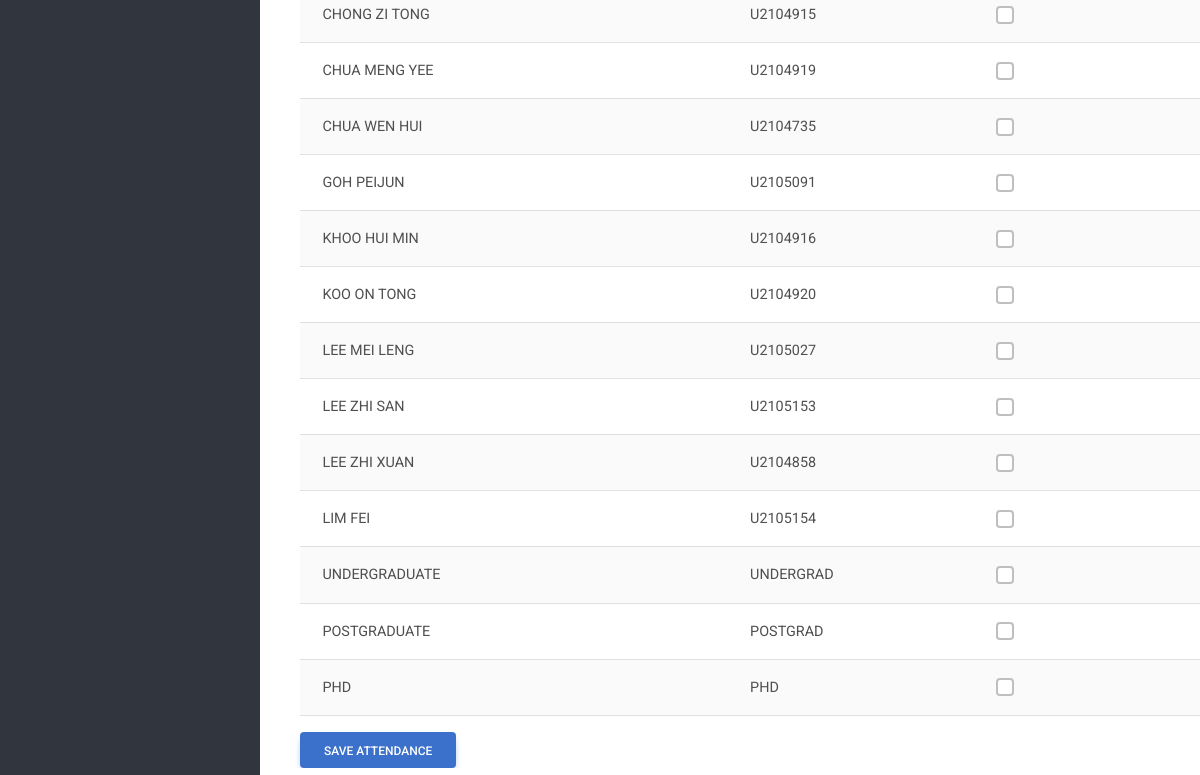
Page /event/admin-attendance/289 (lower part) on the earlier database version.
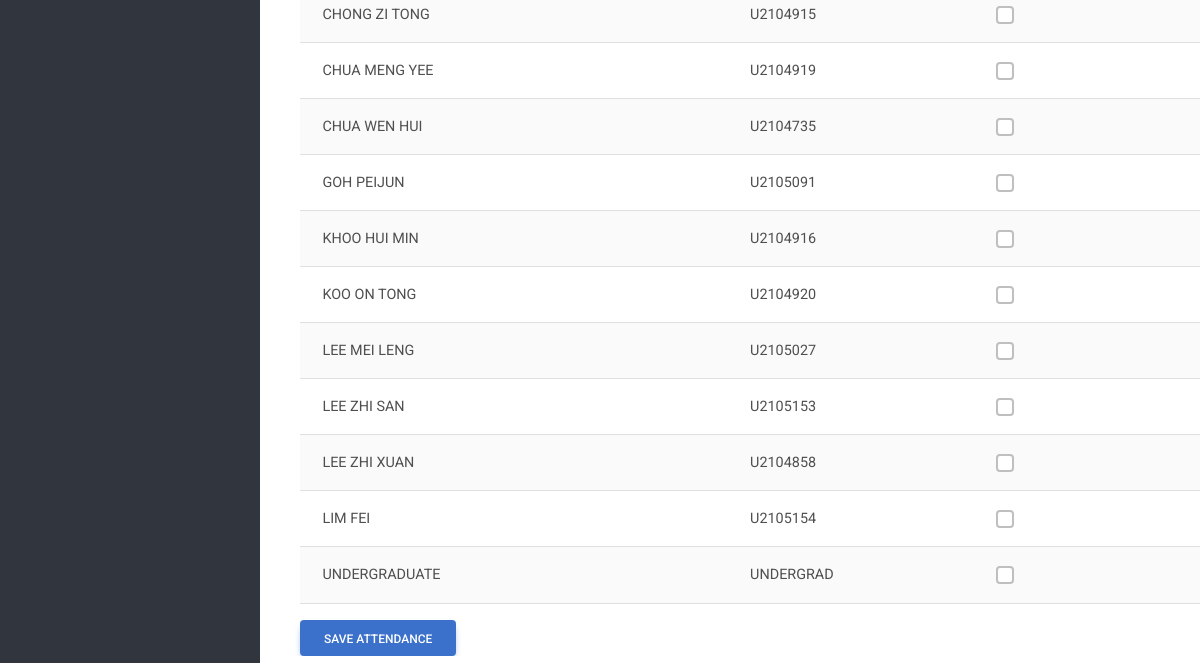
Same page on the later database version.
### users/models.py (models this page shows)
class Student(models.Model):
    user = models.OneToOneField(User, on_delete=models.CASCADE, null=True)
    matric_no = models.CharField(max_length=10)
    enrol_year = models.DateField(null=True)
    grad_year = models.DateField(null=True)
    Program = (
        (1, "Bachelor of Arts Chinese Studies"),
        (2, "Master of Chinese Studies (Coursework)"),
        (3, "Master of Arts (Research)"),
        (4, "Doctor of Philosophy (Ph.D)"),
    )
    program = models.SmallIntegerField(choices=Program)
    lecturer = models.ForeignKey(Lecturer, on_delete=models.PROTECT)
    enrol_sem = models.ForeignKey(Semester, on_delete=models.SET_NULL, null=True, related_name="enrol_sem")
    grad_sem = models.ForeignKey(Semester, on_delete=models.SET_NULL, null=True, related_name="grad_sem")
    rm_date = models.DateTimeField(null=True)
    pd_date = models.DateTimeField(null=True)
    cd_date = models.DateTimeField(null=True)
    viva_date = models.DateTimeField(null=True)
    rm_status = models.BooleanField(default=False)
    pd_status = models.BooleanField(default=False)
    cd_status = models.BooleanField(default=False)
    viva_status = models.BooleanField(default=False)

class User(AbstractUser):
    objects = UserManager()
    email = models.EmailField('email adress', unique=True)
    USERNAME_FIELD = 'email'
    REQUIRED_FIELDS = []
    first_name = None
    last_name = None
    username = None
    full_name = models.CharField(max_length=50)
    name_chi = models.CharField(max_length=50, null=True)
    password = models.CharField(max_length=128)
    last_login = models.DateTimeField(auto_now=True)
    ROLES = (
        ("SUPER ADMIN", "SUPER ADMIN"),
        ("ADMIN", "ADMIN"),
        ("HEAD OF DEPARTMENT", "HEAD OF DEPARTMENT"),
        ("LECTURER", "LECTURER"),
        ("STUDENT", "STUDENT"),
    )
    role = models.CharField(max_length=20, choices=ROLES, default="STUDENT")
    is_active = models.BooleanField(default=True)
    contact = models.CharField(max_length=20, null=True)
    address = models.CharField(max_length=100, null=True)
    date_inactive = models.DateField(null=True)

### events/views.py (the view, shortened to what this page needs)
# urls.py: path('event/admin-attendance/<int:event_id>', views.adminAttendaceView, name="admin-attendance"),
def adminAttendaceView (request, event_id):
    event = Events.objects.get(id=event_id)
    par_id = list()
    participants = Event_Participants.objects.filter(event_id=event_id, attendance=1)
    for par in participants:
        par_id.append(par.student_id)
    students = Student.objects.filter(user__is_active=True).exclude(id__in=par_id)
    context = {
        "event": event,
        "participants": participants,
        "students": students
    }
    return render (request, "admin_attendance.html", context)

### templates/admin_attendance.html (shortened to what this page needs)
{% extends "sidebar.html" %}
{% block content %}
{% load static %}
<head>
</head>
<br>
<br>
<br>
<br><br>
<form method="POST">
    <table id="attendance_table" class= "table table-striped table-responsive">
        <tbody>
            {% for student in students %}
                <tr>
                    <td>{{ student.user.full_name }}</td>
                    <td>{{ student.matric_no }}</td>
                    <div class="checkbox rows">
                    <td><input class="form-check-input" type="checkbox" name="{{ student.id }}" {% if participant.attendance %}checked{% endif %}></td>
                    </div>
                </tr>
            {% endfor %}
        </tbody>
    </table>
    <button type="submit" class="btn btn-primary">Save Attendance</button>
</form>
{% endblock %}

Differences in the rows shown:
removed Student: user.full_name "POSTGRADUATE", matric_no "POSTGRAD"
removed Student: user.full_name "PHD", matric_no "PHD"
